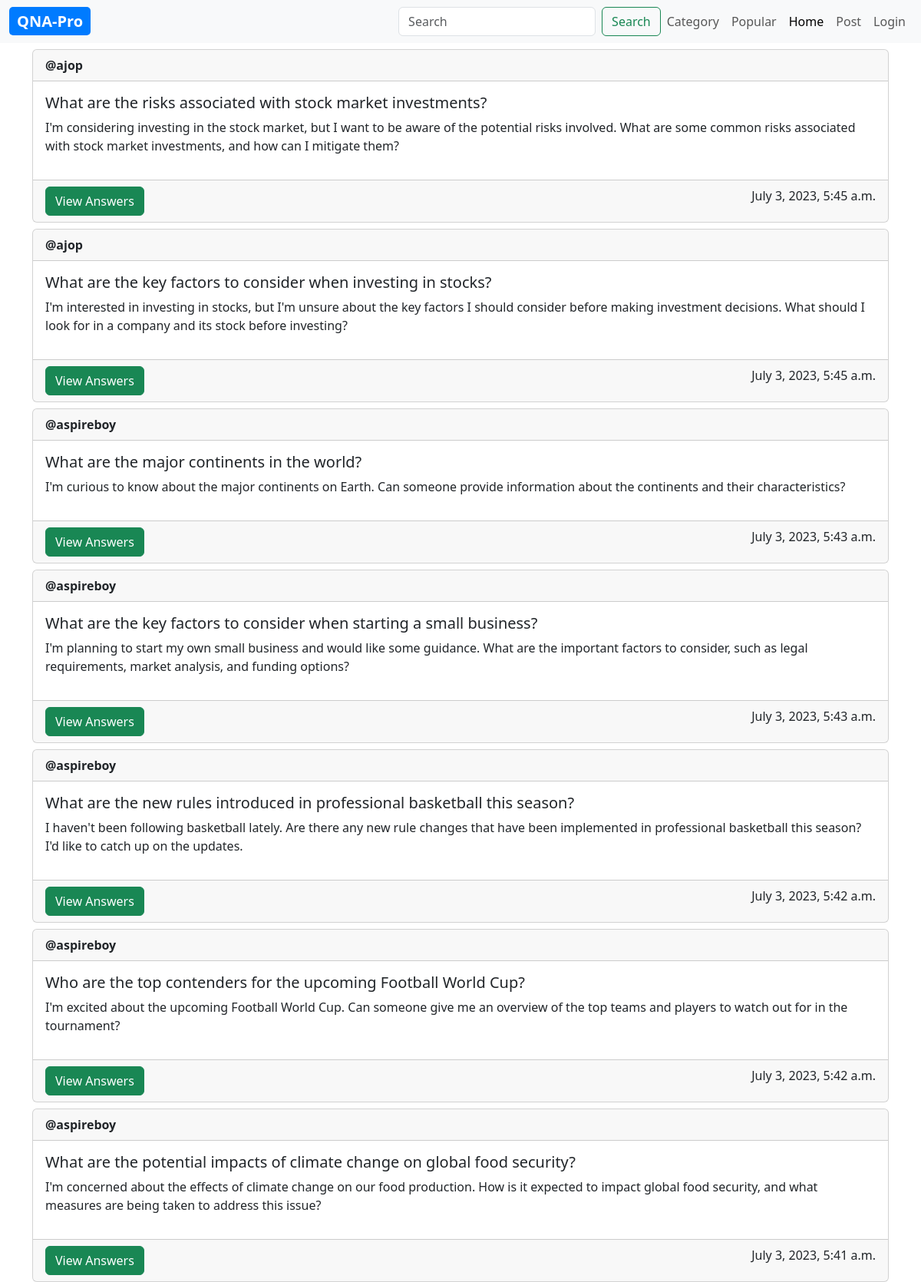
The page / on the database its author committed.
### main/models.py (models this page shows, shortened)
class Question(models.Model):
    author = models.ForeignKey(User,on_delete=models.CASCADE)
    title = models.CharField(max_length=200)
    description = models.TextField()
    created_at = models.DateTimeField(auto_now_add=True)
    updated_at = models.DateTimeField(auto_now=True)
    category_id = models.IntegerField(default=0)

### main/views.py (the view)
# urls.py: path('',views.home,name='home'),
def home(request):
    allQuestions = Question.objects.all().order_by('-created_at') #posts
    allQuestions = allQuestions[:10]
    if request.method == "POST":
        question_id = request.POST.get("question-id")
        question = Question.objects.filter(id=question_id).first()
        if question and question.author == request.user:
            question.delete()
    return render(request,'main/home.html',{'allQuestions':allQuestions})

### main/templates/main/home.html (shortened to what this page needs)
{% extends 'main/base.html' %}
{% block content %}
    {% for question in allQuestions %}
    <div class="card mt-2">
        <div class="card-header">
            <strong>@{{ question.author.username }}</strong>
        </div>
        <div class="card-body d-flex flex-row justify-content-between">
            <div>
                <h5 class="card-title"> {{ question.title }}</h5>
                <p>{{ question.description}} </p>
            </div>
         </div>
         <div class="card-footer">
            <a href="{% url 'view_answer' question.id %}" class="btn btn-success">View Answers</a>
            <div class="float-end">
                {{ question.created_at }}
             </div>
         </div>
    </div>
    {% empty %}
    <h1>No Posts Yet</h1>
    {% endfor %}
{% endblock %}

### main/templates/main/base.html (shortened to what this page needs)
{% load static %}
<!DOCTYPE html>
<html lang="en">
<head>
    <link rel="stylesheet" href="https://cdn.jsdelivr.net/npm/bootstrap@5.3.0-alpha2/dist/css/bootstrap.min.css">
    <link rel="stylesheet" href="https://cdnjs.cloudflare.com/ajax/libs/font-awesome/5.15.4/css/all.min.css">
</head>
<body>
    <nav class="navbar navbar-expand-lg navbar-light text-bg-light">
		<div class="container-fluid">
			<a class="navbar-brand" href="/home">
                <span class="logo">QNA-Pro</span>
              </a>
			<div class="collapse navbar-collapse justify-content-end" id="navbarNav">
                <form class="d-flex" method="GET" action="{% url 'search_question' %}">
                    <input class="form-control me-2" type="search" placeholder="Search" aria-label="Search" name="q">
                    <button class="btn btn-outline-success" type="submit">Search</button>
                </form>
                <ul class="navbar-nav mr-auto">
                    <li class="nav-item">
                        <a class="nav-link" href="/category">Category</a>
                    </li>
                </ul>
                <ul class="navbar-nav mr-auto">
                    <li class="nav-item">
                        <a class="nav-link" href="/popular">Popular</a>
                    </li>
                </ul>
				<ul class="navbar-nav">
					<li class="nav-item">
						<a class="nav-link active" aria-current="page" href="/">Home</a>
					</li>
					<li class="nav-item">
						<a class="nav-link" href="/create_question">Post</a>
					</li>
					<li class="nav-item">
                        {% if user.is_authenticated%}
                        <a class="nav-link" href="/logout">Logout</a>
                        {% else %}
						<a class="nav-link" href="/login">Login</a>
                        {% endif %}
					</li>
				</ul>
			</div>
		</div>
	</nav>
    <div class="container">
        {% block content%}
        {% endblock %}
    </div>
</body>
</html>

### main/templates/main/base.html (style rules this page uses)
.logo { font-size: 20px; font-weight: bold; color: #fff; background-color: #007bff; padding: 5px 10px; border-radius: 5px; }

### rows shown on the page
Question: author.username "ajop", title "What are the risks associated with stock market investments?", description "I'm considering investing in the stock market, but I want to be aware of the potential risks involved. What are some common risks associated with stock market investments, and how can I mitigate them?", created_at "July 3, 2023, 5:45 a.m."
Question: author.username "ajop", title "What are the key factors to consider when investing in stocks?", description "I'm interested in investing in stocks, but I'm unsure about the key factors I should consider before making investment decisions. What should I look for in a company and its stock before investing?", created_at "July 3, 2023, 5:45 a.m."
Question: author.username "aspireboy", title "What are the major continents in the world?", description "I'm curious to know about the major continents on Earth. Can someone provide information about the continents and their characteristics?", created_at "July 3, 2023, 5:43 a.m."
Question: author.username "aspireboy", title "What are the key factors to consider when starting a small business?", description "I'm planning to start my own small business and would like some guidance. What are the important factors to consider, such as legal requirements, market analysis, and funding options?", created_at "July 3, 2023, 5:43 a.m."
Question: author.username "aspireboy", title "What are the new rules introduced in professional basketball this season?", description "I haven't been following basketball lately. Are there any new rule changes that have been implemented in professional basketball this season? I'd like to catch up on the updates.", created_at "July 3, 2023, 5:42 a.m."
Question: author.username "aspireboy", title "Who are the top contenders for the upcoming Football World Cup?", description "I'm excited about the upcoming Football World Cup. Can someone give me an overview of the top teams and players to watch out for in the tournament?", created_at "July 3, 2023, 5:42 a.m."
Question: author.username "aspireboy", title "What are the potential impacts of climate change on global food security?", description "I'm concerned about the effects of climate change on our food production. How is it expected to impact global food security, and what measures are being taken to address this issue?", created_at "July 3, 2023, 5:41 a.m."
